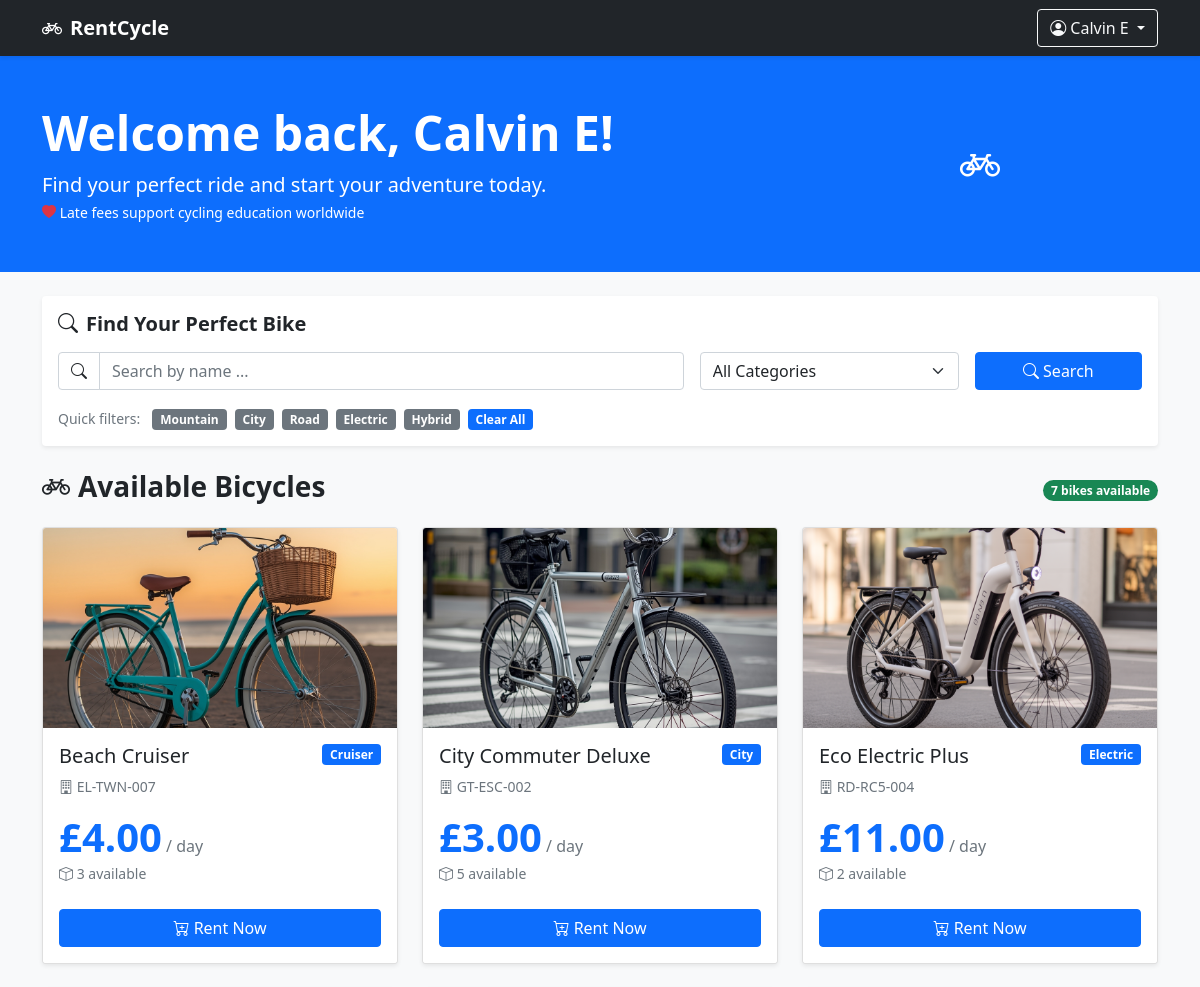
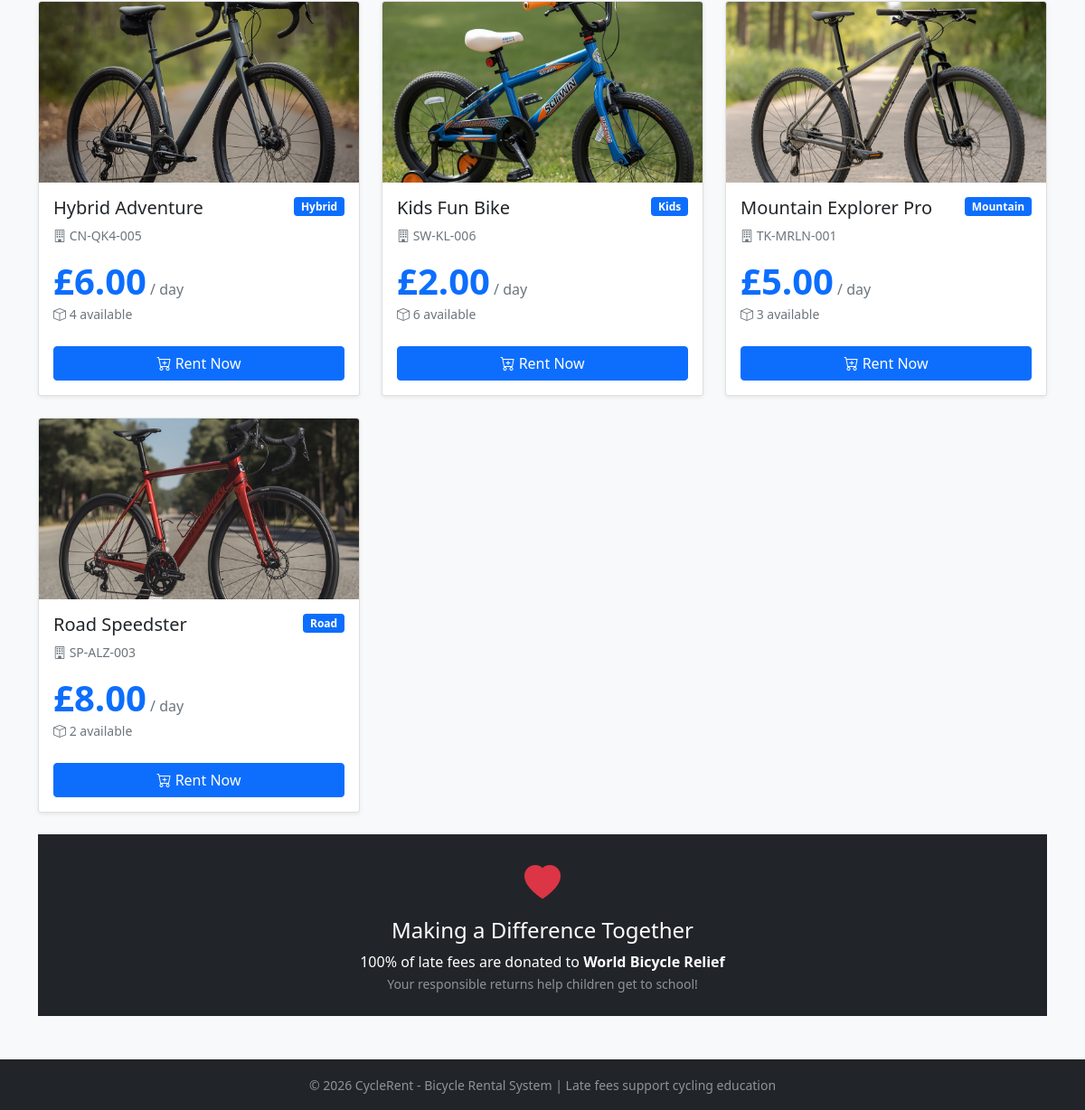
The page /user/dashboard.php (signed in) on the database its author committed (2 pictures, top to bottom).
### tables this page shows
CREATE TABLE bicycles (
    bike_id int(11) NOT NULL AUTO_INCREMENT,  
    name varchar(100) NOT NULL,
    category varchar(50) NOT NULL,
    serial_number varchar(100) DEFAULT NULL,
    price_per_day decimal(10,2) DEFAULT '10.00',
    quantity int(11) DEFAULT '1',
    created_at timestamp DEFAULT CURRENT_TIMESTAMP,
    PRIMARY KEY (bike_id),   
    UNIQUE KEY serial_number (serial_number)
);

### user/dashboard.php (the view, shortened to what this page needs)
<?php
require_once __DIR__ . '/../config/connection.php';
$search = isset($_GET['search']) ? mysqli_real_escape_string($db, $_GET['search']) : '';
$bikes_sql = "SELECT * FROM bicycles WHERE quantity > 0";
$bikes_sql .= " ORDER BY name ASC";
$available_bikes = $db->query($bikes_sql);
function getBikeImage($category) {
    $imageMap = [
        'Mountain' => 'mountain_bike.jpg',
        'City' => 'city_bike.jpg',
        'Road' => 'road_bike.jpg',
        'Electric' => 'electric_bike.jpg',
        'Hybrid' => 'hybrid_bike.jpg',
        'Kids' => 'kids_bike.jpg',
        'Cruiser' => 'cruiser_bike.jpg'
    ];
    $filename = isset($imageMap[$category]) ? $imageMap[$category] : 'default_bike.jpg';
    return '../assets/images/bikes/' . $filename;
}
?>
<!DOCTYPE html>
<html lang="en">
<head>
    <link href="https://cdn.jsdelivr.net/npm/bootstrap@5.1.3/dist/css/bootstrap.min.css" rel="stylesheet">
    <link rel="stylesheet" href="https://cdn.jsdelivr.net/npm/bootstrap-icons@1.11.0/font/bootstrap-icons.css">
</head>
<body class="bg-light">
<nav class="navbar navbar-dark bg-dark sticky-top shadow-sm">
    <div class="container">
        <a class="navbar-brand fw-bold" href="#">
            <i class="bi bi-bicycle me-2"></i>RentCycle
        </a>
        <div class="dropdown">
            <button class="btn btn-outline-light dropdown-toggle" type="button" data-bs-toggle="dropdown">
                <i class="bi bi-person-circle"></i> <?php echo $_SESSION['fullname']; ?>
            </button>
        </div>
    </div>
</nav>
<div class="bg-primary text-white py-5 mb-4">
    <div class="container">
        <div class="row align-items-center">
            <div class="col-lg-8">
                <h1 class="display-5 fw-bold">Welcome back, <?php echo $_SESSION['fullname']; ?>!</h1>
                <p class="lead mb-0">Find your perfect ride and start your adventure today.</p>
                <small><i class="bi bi-heart-fill text-danger"></i> Late fees support cycling education worldwide</small>
            </div>
            <div class="col-lg-4 text-center d-none d-lg-block">
                <i class="bi bi-bicycle fs-1"></i>
            </div>
        </div>
    </div>
</div>
<div class="container">
    <div class="card shadow-sm border-0 rounded-4 mb-4">
        <div class="card-body">
            <h5 class="mb-3 fw-bold">
                <i class="bi bi-search me-2"></i>Find Your Perfect Bike
            </h5>
            <form method="GET" action="" class="mb-3">
                <div class="row g-3">
                    <div class="col-md-7">
                        <div class="input-group">
                            <span class="input-group-text bg-white"><i class="bi bi-search"></i></span>
                            <input type="text" name="search" class="form-control"
                                   placeholder="Search by name ..."
                                   value="<?php echo htmlspecialchars($search); ?>">
                        </div>
                    </div>
                    <div class="col-md-3">
                        <select name="category" class="form-select">
                            <option value="">All Categories</option>
                        </select>
                    </div>
                    <div class="col-md-2">
                        <button type="submit" class="btn btn-primary w-100">
                            <i class="bi bi-search"></i> Search
                        </button>
                    </div>
                </div>
            </form>
            <div>
                <span class="text-muted small me-2">Quick filters:</span>
                <a href="?category=Mountain" class="badge bg-secondary text-decoration-none me-1">Mountain</a>
                <a href="?category=City" class="badge bg-secondary text-decoration-none me-1">City</a>
                <a href="?category=Road" class="badge bg-secondary text-decoration-none me-1">Road</a>
                <a href="?category=Electric" class="badge bg-secondary text-decoration-none me-1">Electric</a>
                <a href="?category=Hybrid" class="badge bg-secondary text-decoration-none me-1">Hybrid</a>
                <a href="?" class="badge bg-primary text-decoration-none">Clear All</a>
            </div>
        </div>
    </div>
    <div class="d-flex justify-content-between align-items-center mb-3">
        <h3 class="fw-bold">
            <i class="bi bi-bicycle me-2"></i>Available Bicycles
        </h3>
        <span class="badge bg-success rounded-pill"><?php echo $available_bikes ? $available_bikes->num_rows : 0; ?> bikes available</span>
    </div>
    <div class="row">
        <?php if($available_bikes && $available_bikes->num_rows > 0): ?>
            <?php while($bike = $available_bikes->fetch_assoc()): ?>
            <div class="col-lg-4 col-md-6 mb-4">
                <div class="card h-100 shadow-sm">
                    <img src="<?php echo getBikeImage($bike['category']); ?>"
                         class="card-img-top"
                         style="height: 200px; object-fit: cover;"
                         alt="<?php echo $bike['name']; ?>">
                    <div class="card-body">
                        <div class="d-flex justify-content-between align-items-start">
                            <h5 class="card-title mb-0"><?php echo $bike['name']; ?></h5>
                            <span class="badge bg-primary"><?php echo $bike['category']; ?></span>
                        </div>
                        <p class="card-text text-muted small mt-2">
                            <i class="bi bi-building"></i> <?php echo $bike['serial_number'] ?: 'Model Number'; ?>
                        </p>
                        <div class="mt-3">
                            <span class="display-6 text-primary fw-bold">£<?php echo number_format($bike['price_per_day'], 2); ?></span>
                            <span class="text-muted">/ day</span>
                            <div>
                                <small class="text-muted">
                                    <i class="bi bi-box"></i> <?php echo $bike['quantity']; ?> available
                                </small>
                            </div>
                        </div>
                    </div>
                    <div class="card-footer bg-white border-0 pb-3">
                        <button class="btn btn-primary w-100" data-bs-toggle="modal" data-bs-target="#rentModal<?php echo $bike['bike_id']; ?>">
                            <i class="bi bi-cart-plus"></i> Rent Now
                        </button>
                    </div>
                </div>
            </div>
            <?php endwhile; ?>
        <?php endif; ?>
    </div>
    <div class="bg-dark text-white rounded-4 p-4 text-center mb-5">
        <i class="bi bi-heart-fill text-danger fs-1"></i>
        <h4 class="mt-2">Making a Difference Together</h4>
        <p class="mb-0">100% of late fees are donated to <strong>World Bicycle Relief</strong></p>
        <small class="text-white-50">Your responsible returns help children get to school!</small>
    </div>
</div>
<footer class="bg-dark text-white-50 text-center py-3 mt-4">
        <div class="container">
            <small>&copy; 2026 CycleRent - Bicycle Rental System | Late fees support cycling education</small>
        </div>
</footer>
</body>
</html>

### rows shown on the page
bicycles: shows a picture, name "Beach Cruiser", category "Cruiser", serial_number "EL-TWN-007", price_per_day "4.00", quantity "3"
bicycles: shows a picture, name "City Commuter Deluxe", category "City", serial_number "GT-ESC-002", price_per_day "3.00", quantity "5"
bicycles: shows a picture, name "Eco Electric Plus", category "Electric", serial_number "RD-RC5-004", price_per_day "11.00", quantity "2"
bicycles: shows a picture, name "Hybrid Adventure", category "Hybrid", serial_number "CN-QK4-005", price_per_day "6.00", quantity "4"
bicycles: shows a picture, name "Kids Fun Bike", category "Kids", serial_number "SW-KL-006", price_per_day "2.00", quantity "6"
bicycles: shows a picture, name "Mountain Explorer Pro", category "Mountain", serial_number "TK-MRLN-001", price_per_day "5.00", quantity "3"
bicycles: shows a picture, name "Road Speedster", category "Road", serial_number "SP-ALZ-003", price_per_day "8.00", quantity "2"

### other values the page prints
$_SESSION['fullname'] "Calvin E"
$available_bikes->num_rows "7"
